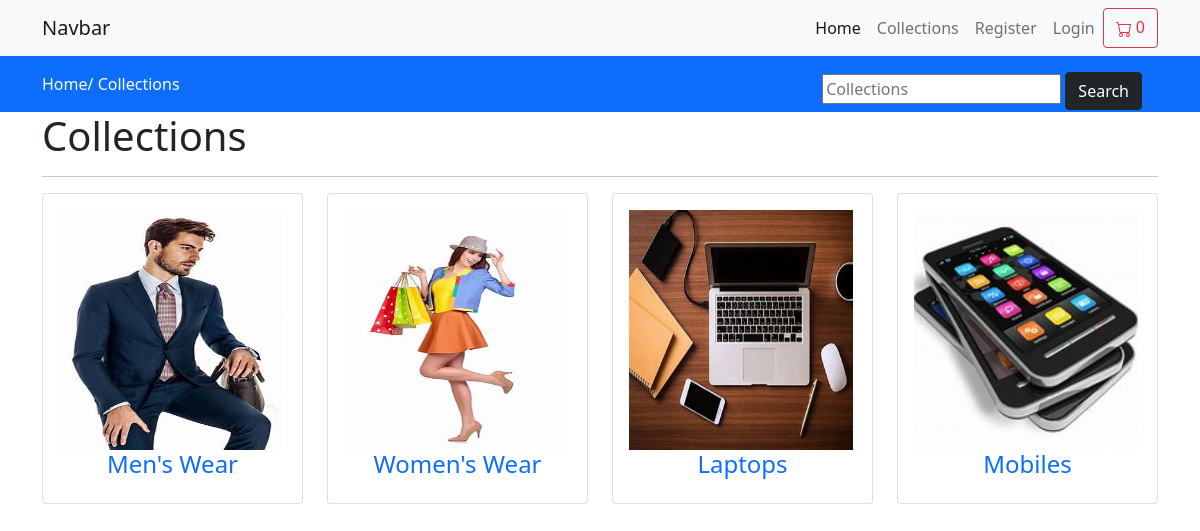
The page /collections on the database its author committed.
### Ecommerce_app/models.py (models this page shows, shortened)
class category(models.Model):
    slug=models.CharField(max_length=150,null=False,blank=False)
    name=models.CharField(max_length=150,null=False,blank=False)
    image=models.ImageField(upload_to='c_images/',null=True,blank=True)
    description=models.TextField(max_length=500,null=False,blank=False)
    status=models.BooleanField(default=False,help_text="0=default,1=Hidden")
    trending=models.BooleanField(default=False,help_text="0=default,1=Trending")

### Ecommerce_app/views.py (the view)
# urls.py: path("collections",views.collections,name='collections'),
def collections(request):
    categorys=category.objects.filter(status=0)
    cart_count=0
    if request.user.is_authenticated:
        cart_count=CartItems.objects.filter(user=request.user,confirm=False).count()
    return render(request,'EC_app/collections.html',{"category":categorys,'cart_count':cart_count})

### Ecommerce_app/Templates/EC_app/collections.html (shortened to what this page needs)
{% extends "EC_app/layouts/main.html" %}
{% block content %}
<div class='py-3 bg-primary'>
  <div class="container">
      <a class="text-white" href="{% url 'Ecommerce_app:home' %}">Home/</a>
      <a class="text-white" href="{% url 'Ecommerce_app:collections' %}">Collections</a>
      <span>
        <form action="{% url 'Ecommerce_app:search' %}" method="get" style="float:right">
          <input list="collections" name="search" placeholder="Collections">
          <button type="submit" class="btn btn-dark me-3 float-center">Search</button>
        </form>
      </span>
  </div>
</div>
<div class="container">
  <div class="row">
    <div class="col-md-12">
      <span><h1>Collections</h1></span>
      <hr>
      <div class="row">
      {% for item  in category %}
          <div class="col-md-3">
            <a href="{% url 'Ecommerce_app:categoryviews' item.slug %}">
            <div class="card">
              <div class="card-body">
                <div class="category-image">
                  <img src="{{item.image.url}} " style="width:14em;height:15em" alt="...">
                </div>
                <h4 class="text-center">{{item.name}}</h4>
              </div>
            </div>
            </a>
          </div>
      {% endfor %}
      </div>
    </div>
  </div>
</div>
{% endblock content %}

### Ecommerce_app/Templates/EC_app/layouts/main.html (style rules this page uses)
a { text-decoration:none }

### rows shown on the page
category: image (picture), name "Men's Wear"
category: image (picture), name "Women's Wear"
category: image (picture), name "Laptops"
category: image (picture), name "Mobiles"
